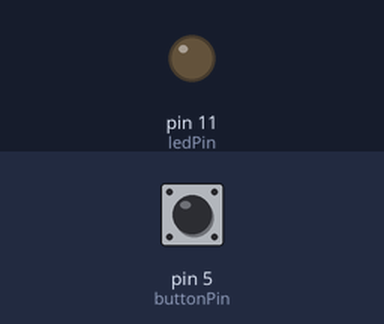
Bench run of a sketch on a simulated Arduino Uno, built with avr-gcc and run on an emulated ATmega328P. Shown: output pins drawn as LEDs (lit = HIGH). The test bench sets the inputs (shaded band); at power-on: pin 5 (buttonPin) LOW.

Above: at 1.2 s.
1.3 s: pin 5 (buttonPin) pulled HIGH for 0.15 s
At 1.37 s:
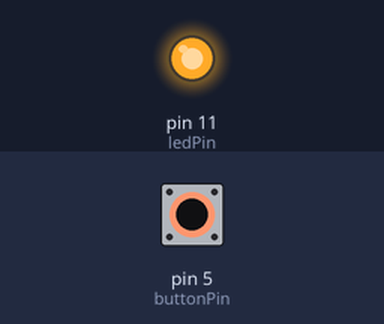
2.9 s: pin 5 (buttonPin) pulled HIGH for 3.2 s
At 7.5 s:
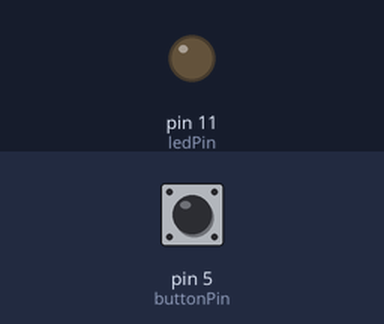
Timing chart, 0 to 9.0 s (numbered marks = the images above; inputs shaded):
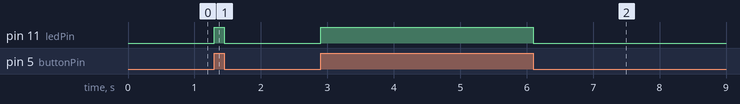

The sketch:

02-buttonLed.ino
```cpp
// Tastensteuerung einer LED

int buttonPin = 5;
int buttonState;

int ledPin = 11;


void setup() {
  // Button liefert Strom als Eingabe!
  pinMode(buttonPin, INPUT);
  buttonState = digitalRead(buttonPin);

  // Led nimmt Strom als Ausgabe!
  pinMode(ledPin, OUTPUT);
}

void loop() {
  buttonState = digitalRead(buttonPin);

  digitalWrite(ledPin, buttonState);

}
```

Measured:
- after the input at 1.3 s, pin 11 (ledPin): LOW → HIGH at once, → LOW 0.15 s later
- after the input at 2.9 s, pin 11 (ledPin): LOW → HIGH at once, → LOW 3.2 s later
